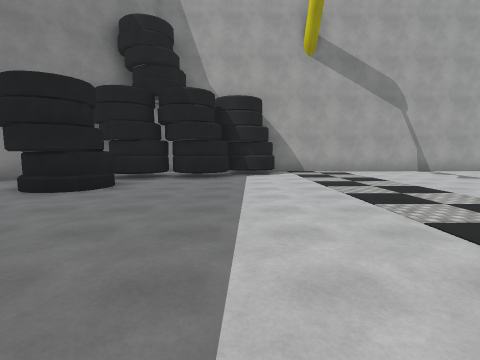
view 1 (above)

18 first-person views from a walk through a Unity game level. The camera is 1.5 m above the floor, tilts 6° down and sees 85° across. The floor is counted in squares, 2 m on a side. Each view is taken from the middle of a square. On the plan, view 1 faces up. The plan holds only what a view shows up to about 9 squares ahead; the rest is blank. The place goes on beyond the plan. Surface patterns are stand-ins for the level's own textures.

view 2
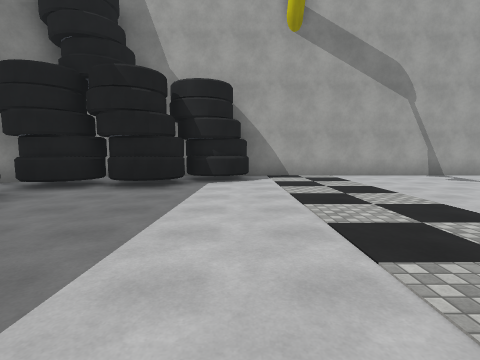

view 3
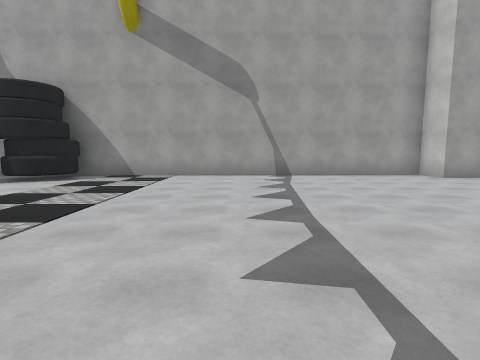

view 4
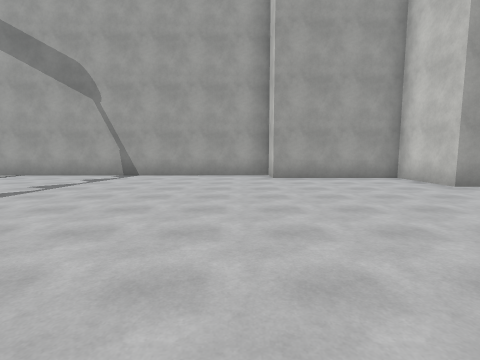

view 5
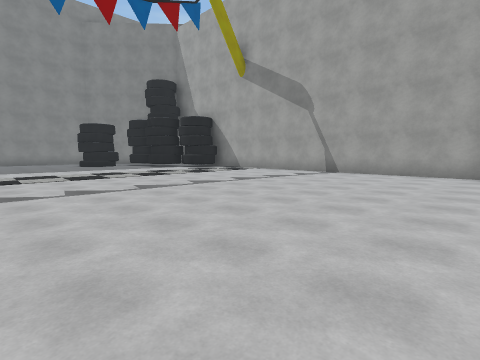

view 6
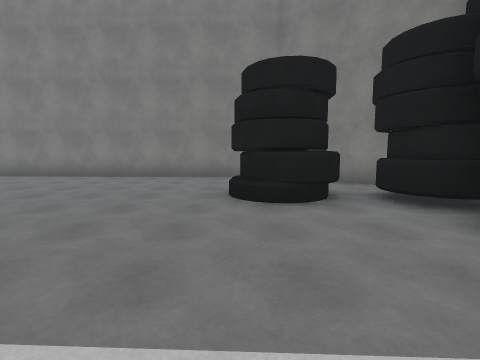

view 7
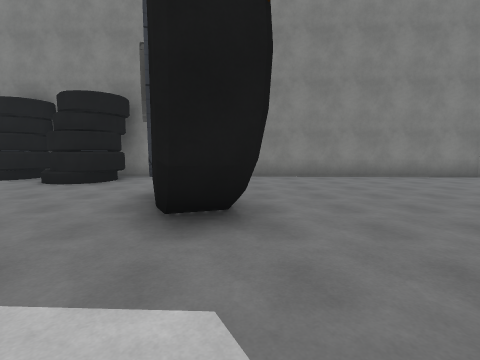

view 8
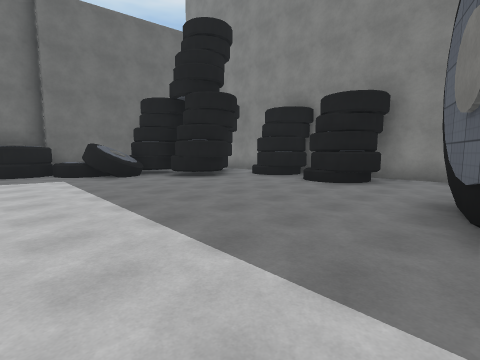

view 9
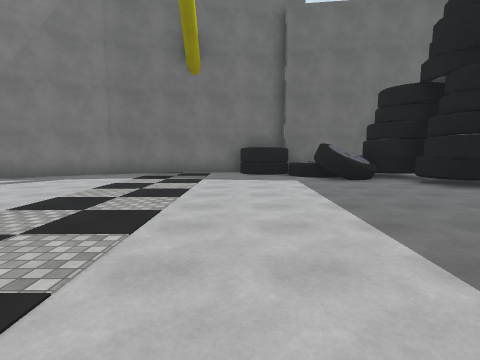

view 10
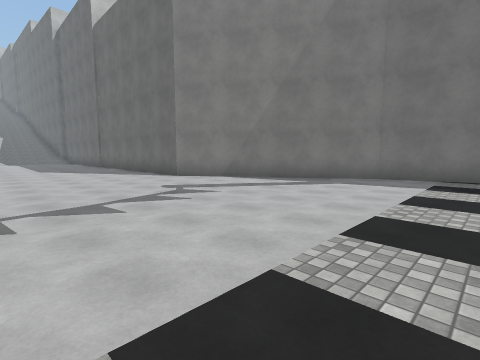

view 11
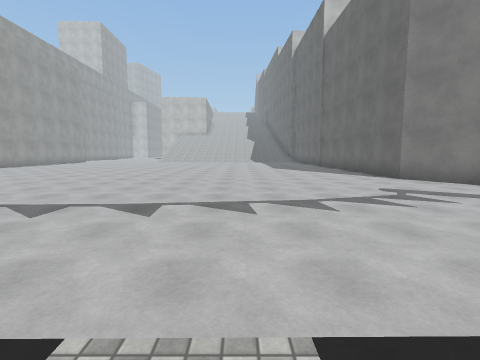

view 12
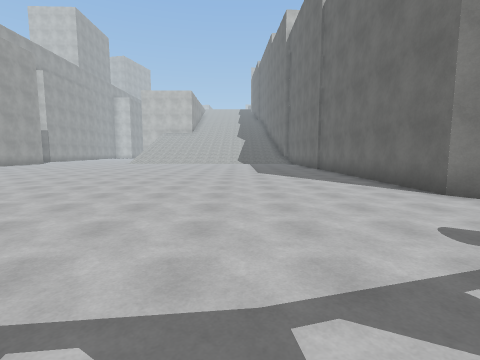

view 13
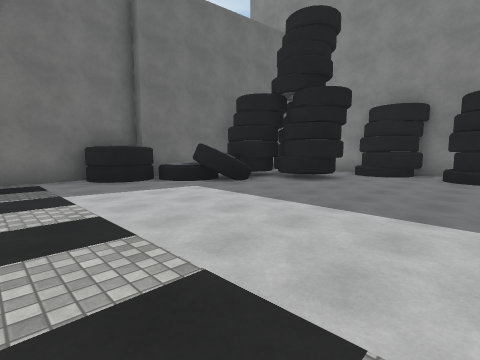

view 14
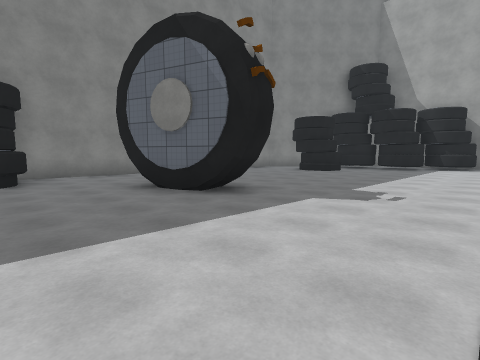

view 15
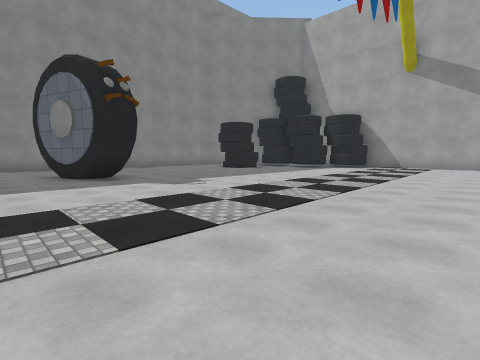

view 16
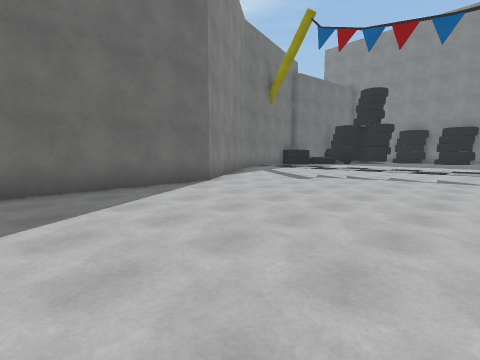

view 17
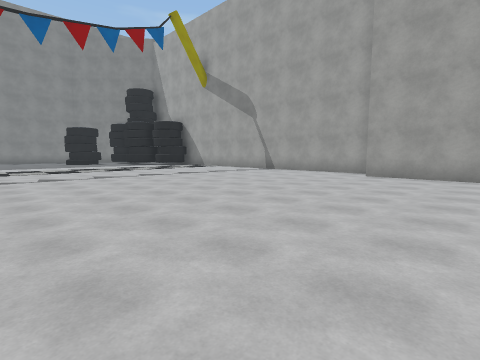

view 18
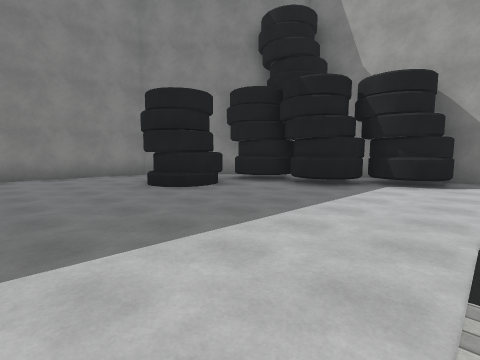

### Floor plan
Points are (right, up) in squares from view 1. A wall is a line through its corners. A room is listed if a view was taken in it or the views show most of it. See-through windows are left out.
Room 1 (views 1, 2, 3, 4, 5, 6, 7, 8, 9, 10, 11, 12, 13, 14, 15, 16, 17, 18)
walls: (-1.3, -1.6) (-1.6, -2); (-2, -0.8) (-1.5, -0.9) (-1.2, -1.8) (-4, -2.7); (-3.2, 5.2) (-3.5, 5); (-3.3, 5.1) (-4, 4.9); (-3.5, 4.8) (-4.1, 4.8); (-3.4, 5) (-4.1, 5) (-4.5, 5.3); (-2.9, 6.3) (-2.9, 5.6); (-3, 6.4) (-2.8, 5.7); (-3.1, 6.6) (-2.8, 6); (-3.3, 6.7) (-2.7, 6.1) (-3, 5.5) (-3.6, 4.7) (-4.4, 5); (-5.3, -5.5) (-5.8, -5.9); (-5.4, -5.4) (-5.6, -5.8); (-1.6, -9.8) (-1.3, -10.7); (-1.8, -9.9) (-0.6, -11.3); (-1.9, -9.9) (-1.3, -10.3); (-2.3, -10) (-1.3, -10) (-1.3, -11); (-3.4, -9.4) (-3.5, -9.8); (-4.4, 8.8) (-6.9, 6.2) (-7.4, -7.2); (-0.2, -11.8) (0.3, -11.8); (-5.9, -7.2) (-5.9, -7.8) (-6.1, -8.2); (-6.1, -7) (-5.9, -7.5); (-3.2, -10.4) (-3, -10.7); (-6.6, -6.7) (-6.2, -6.9) (-5.8, -7.3) (-6, -8.1); (-3.7, -10.4) (-3.3, -10.5) (-2.9, -10.7); (0.8, -13.2) (5.5, -12.1) (10.6, -8.6) (15, -8.6); (15.6, 9.7) (12, 9.7) (12, 10.7) (-1.7, 10.3)
low walls: (-1.7, -1.7) (-2.2, -2.1); (-2, -9.9) (-1.3, -10.2); (-1.3, -10.7) (-0.8, -11); (-2.6, -10.1) (-1.6, -9.8)
objects: other object (-4, 8) to (-2, 9); other object (-2, 8) to (-1, 9); other object (0, 9) to (1, 10)
Room 2 (no view inside)
walls: (-3, -10.7) (-2.8, -11.1)
objects: other object (-2, -11)

Where each view was taken, in squares from view 1:
view 1: 0 up, 0 right, facing up
view 2: 2 up, 1 right, facing up
view 3: 2 up, 6 right, facing up
view 4: 2 up, 11 right, facing up
view 5: 1 up, 12 right, facing up-left
view 6: 5 up, 1 right, facing left
view 7: 1 down, 1 right, facing left
view 8: 2 down, 1 right, facing down-left
view 9: 3 down, 1 right, facing down
view 10: 4 down, 3 right, facing down-right
view 11: 4 down, 3 right, facing right
view 12: 5 down, 6 right, facing right
view 13: 5 down, 3 right, facing down-left
view 14: 5 down, 2 right, facing up-left
view 15: 4 down, 6 right, facing up-left
view 16: 3 down, 15 right, facing down-left
view 17: 1 up, 15 right, facing up-left
view 18: 2 up, 2 right, facing up-left
